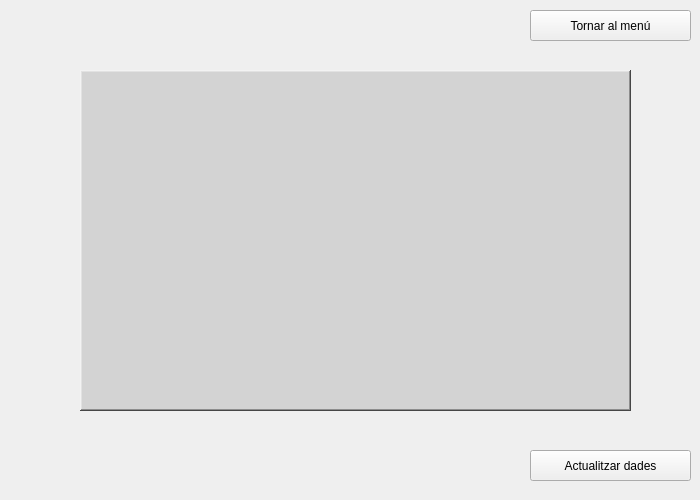
<?xml version="1.0" encoding="UTF-8"?>
<ui version="4.0">
 <class>AdminPanl</class>
 <widget class="QWidget" name="AdminPanl">
  <property name="geometry">
   <rect>
    <x>0</x>
    <y>0</y>
    <width>700</width>
    <height>500</height>
   </rect>
  </property>
  <property name="minimumSize">
   <size>
    <width>700</width>
    <height>500</height>
   </size>
  </property>
  <property name="maximumSize">
   <size>
    <width>700</width>
    <height>500</height>
   </size>
  </property>
  <property name="windowTitle">
   <string>Form</string>
  </property>
  <widget class="QFrame" name="frame">
   <property name="geometry">
    <rect>
     <x>80</x>
     <y>70</y>
     <width>551</width>
     <height>341</height>
    </rect>
   </property>
   <property name="styleSheet">
    <string notr="true">background-color: rgb(211, 211, 211);</string>
   </property>
   <property name="frameShape">
    <enum>QFrame::WinPanel</enum>
   </property>
   <property name="frameShadow">
    <enum>QFrame::Raised</enum>
   </property>
   <property name="lineWidth">
    <number>2</number>
   </property>
   <property name="midLineWidth">
    <number>0</number>
   </property>
   <widget class="QTableWidget" name="usersTable">
    <property name="geometry">
     <rect>
      <x>10</x>
      <y>10</y>
      <width>531</width>
      <height>321</height>
     </rect>
    </property>
    <property name="minimumSize">
     <size>
      <width>531</width>
      <height>0</height>
     </size>
    </property>
    <property name="maximumSize">
     <size>
      <width>531</width>
      <height>16777215</height>
     </size>
    </property>
    <property name="frameShape">
     <enum>QFrame::NoFrame</enum>
    </property>
    <property name="frameShadow">
     <enum>QFrame::Raised</enum>
    </property>
    <property name="sizeAdjustPolicy">
     <enum>QAbstractScrollArea::AdjustIgnored</enum>
    </property>
    <property name="autoScrollMargin">
     <number>10</number>
    </property>
    <property name="selectionMode">
     <enum>QAbstractItemView::ExtendedSelection</enum>
    </property>
    <property name="verticalScrollMode">
     <enum>QAbstractItemView::ScrollPerPixel</enum>
    </property>
    <property name="horizontalScrollMode">
     <enum>QAbstractItemView::ScrollPerPixel</enum>
    </property>
    <property name="sortingEnabled">
     <bool>true</bool>
    </property>
    <property name="wordWrap">
     <bool>true</bool>
    </property>
    <property name="columnCount">
     <number>0</number>
    </property>
    <attribute name="horizontalHeaderVisible">
     <bool>true</bool>
    </attribute>
    <attribute name="horizontalHeaderCascadingSectionResizes">
     <bool>false</bool>
    </attribute>
    <attribute name="horizontalHeaderDefaultSectionSize">
     <number>120</number>
    </attribute>
    <attribute name="horizontalHeaderHighlightSections">
     <bool>false</bool>
    </attribute>
    <attribute name="horizontalHeaderShowSortIndicator" stdset="0">
     <bool>true</bool>
    </attribute>
    <attribute name="horizontalHeaderStretchLastSection">
     <bool>true</bool>
    </attribute>
   </widget>
  </widget>
  <widget class="QPushButton" name="backButton">
   <property name="geometry">
    <rect>
     <x>530</x>
     <y>10</y>
     <width>161</width>
     <height>31</height>
    </rect>
   </property>
   <property name="text">
    <string>Tornar al menú</string>
   </property>
  </widget>
  <widget class="QPushButton" name="saveButton">
   <property name="geometry">
    <rect>
     <x>530</x>
     <y>450</y>
     <width>161</width>
     <height>31</height>
    </rect>
   </property>
   <property name="text">
    <string>Actualitzar dades</string>
   </property>
  </widget>
 </widget>
 <resources/>
 <connections/>
</ui>
